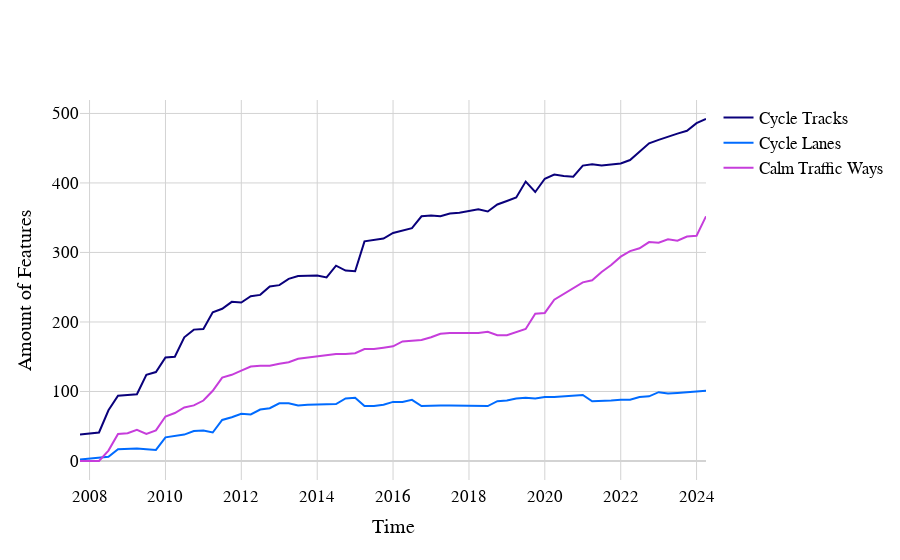

Here is the notebook cell this chart was saved with:
### Code cell
load_plot(
    gjson_area,
    "https://api.ohsome.org/v1/elements/count",
    querydict=dict_opwizqueries,
    ylabel="Amount of Features",
    roads=w.value,
)
